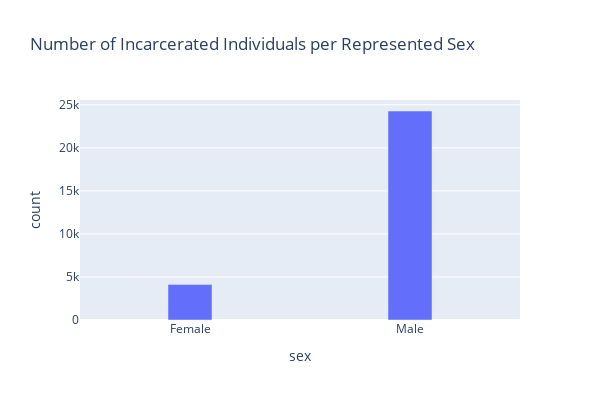

Write notebook code for a chart like this one.
### Code cell
sex_grouped = iowa_df.groupby("sex").size().to_frame().rename(columns={0:"count"}).reset_index() #.sort_values("count", ascending=False)
#Create a bar chart showing the counts or proportions of each sex category.
bar_sex = px.bar(sex_grouped, x="sex", y="count", title="Number of Incarcerated Individuals per Represented Sex", labels ='sex', width=600, height=400)
bar_sex.update_traces(width=.2)
bar_sex.show()

### Figure 1 — Plotly figure (JSON) as saved in the notebook; plotly's stock layout.template omitted (floating-point values rounded to 4 significant figures)
{"data": [{"alignmentgroup": "True", "hovertemplate": "sex=%{x}<br>count=%{y}<extra></extra>", "legendgroup": "", "marker": {"color": "#636efa", "pattern": {"shape": ""}}, "name": "", "offsetgroup": "", "orientation": "v", "showlegend": false, "textposition": "auto", "type": "bar", "width": 0.2, "x": ["Female", "Male"], "xaxis": "x", "y": [4135, 24278], "yaxis": "y"}], "layout": {"barmode": "relative", "height": 400, "legend": {"tracegroupgap": 0}, "title": {"text": "Number of Incarcerated Individuals per Represented Sex"}, "width": 600, "xaxis": {"anchor": "y", "domain": [0, 1], "title": {"text": "sex"}}, "yaxis": {"anchor": "x", "domain": [0, 1], "title": {"text": "count"}}}}
